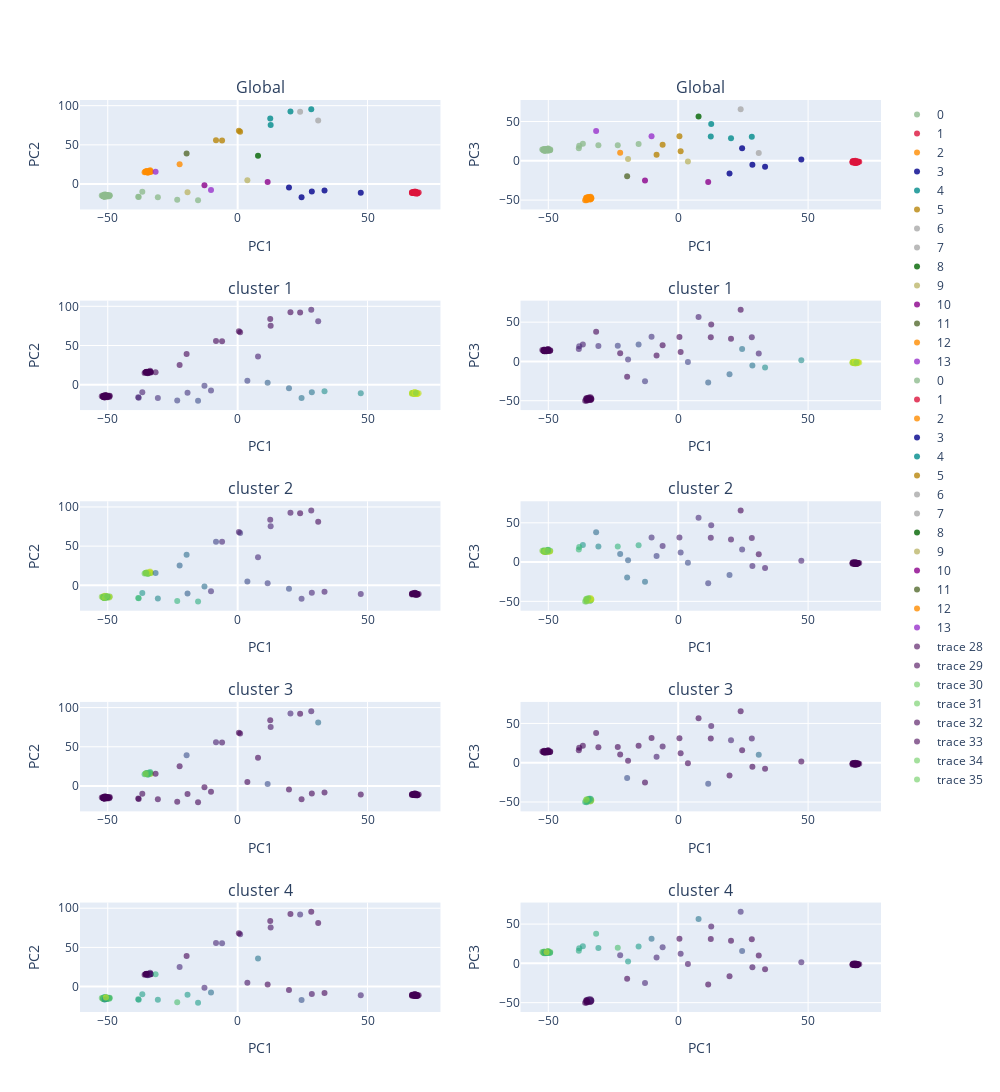

Source (notebook cell):
### Markdown cell above
#### iii. cluster visualisation.

The function `MAC_process` performs dimensionality reduction on the _MS profiles_ extracted across local windows. _MS profiles_ are clustered (PCA + Mean Shift). 

Feature-wise, MS profiles contain the normalized probability of individual accessions towards window-level genetic clusters. We average MS_profiles by group. 

Below, the principal coordinates of Dr on the entire data sets are used to convey the ID of _MS profile_ features.

First the labels from the full set clustering are replotted.

### Code cell
from plotly import tools
from structure_tools.mstutorial_tools import KDE_pca

KDE_pca(feats= feats,Cameo= Cameo,label_vector= labels1,Subset= Subset, 
       Col_vec= PCA_color_ref)

### Figure 1 — Plotly figure (JSON) as saved in the notebook; plotly's stock layout.template omitted (floating-point values rounded to 4 significant figures; data arrays with more than 128 entries replaced by an {"elided": "..."} marker saying what was removed)
{"data": [{"marker": {"color": "darkseagreen", "line": {"width": 0}, "opacity": 0.8, "size": 6, "symbol": "circle"}, "mode": "markers", "name": "0", "type": "scatter", "x": [-50.93, -50.12, -51.79, -50.19, -50.83, -51.43, -51.28, -51.61, -49.25, -50.67, -50.85, -49.35, -50.93, -51.47, -51.26, -50.62, -51.79, -51.22, -50.08, -51.3, -51.49, -51.57, -50.14, -50.28, -50.72, -49.99, -50.06, -50.8, -49.39, -51.83, -52.31, -51.13, -50.6, -51.6, -51.51, -51.82, -50.68, -51.19, -50.17, -50.72, -23.26, -36.7, -30.72, -38.1, -15.25, -38.26], "xaxis": "x", "y": [-15.27, -15.34, -15.58, -14.34, -14.78, -15.55, -13.39, -15.74, -14.22, -14.27, -14.35, -14.62, -13.52, -16.0, -15.02, -14.32, -14.7, -15.4, -15.06, -14.53, -14.29, -15.23, -15.9, -15.22, -13.96, -14.51, -15.06, -14.61, -15.58, -15.16, -14.64, -16.16, -15.31, -14.65, -15.72, -14.56, -14.08, -16.34, -13.96, -13.81, -20.09, -9.797, -16.9, -16.67, -20.66, -16.13], "yaxis": "y"}, {"marker": {"color": "crimson", "line": {"width": 0}, "opacity": 0.8, "size": 6, "symbol": "circle"}, "mode": "markers", "name": "1", "type": "scatter", "x": [67.65, 68.88, 69.12, 68.48, 68.26, 68.97, 68.31, 68.32, 68.04, 67.09, 68.0, 67.91, 68.14, 68.49, 67.64, 68.53, 68.12, 69.68, 67.45, 68.55, 67.14, 68.86, 68.36, 67.27, 68.49, 67.65, 67.13, 68.76, 68.08, 67.6, 69.12, 68.11, 68.78, 69.01, 68.08, 69.24, 67.97, 68.18, 68.96, 68.54], "xaxis": "x", "y": [-10.43, -10.92, -11.97, -11.32, -9.388, -11.51, -11.87, -11.07, -10.04, -11.6, -10.84, -11.57, -11.68, -10.64, -11.21, -10.84, -11.1, -10.95, -10.68, -11.29, -10.53, -11.36, -10.24, -11.24, -11.42, -10.99, -10.66, -10.35, -10.97, -10.47, -11.04, -10.38, -12.01, -10.82, -11.47, -11.71, -11.2, -10.96, -11.25, -10.79], "yaxis": "y"}, {"marker": {"color": "darkorange", "line": {"width": 0}, "opacity": 0.8, "size": 6, "symbol": "circle"}, "mode": "markers", "name": "2", "type": "scatter", "x": [-34.27, -33.7, -33.56, -34.23, -34.58, -35.83, -33.96, -33.4, -33.71, -35.02, -34.69, -34.35, -33.57, -35.23, -34.63, -35.07, -34.79, -35.26, -35.32, -35.47], "xaxis": "x", "y": [16.03, 16.52, 15.7, 15.07, 15.34, 14.99, 15.88, 15.61, 17.7, 15.76, 15.03, 16.36, 16.05, 16.16, 14.44, 16.45, 16.04, 15.5, 15.77, 15.7], "yaxis": "y"}, {"marker": {"color": "darkblue", "line": {"width": 0}, "opacity": 0.8, "size": 6, "symbol": "circle"}, "mode": "markers", "name": "3", "type": "scatter", "x": [47.39, 28.56, 33.43, 24.6, 19.75], "xaxis": "x", "y": [-11.07, -9.611, -8.332, -17.01, -4.481], "yaxis": "y"}, {"marker": {"color": "darkcyan", "line": {"width": 0}, "opacity": 0.8, "size": 6, "symbol": "circle"}, "mode": "markers", "name": "4", "type": "scatter", "x": [20.32, 12.7, 12.54, 28.33], "xaxis": "x", "y": [92.58, 75.26, 83.69, 95.47], "yaxis": "y"}, {"marker": {"color": "darkgoldenrod", "line": {"width": 0}, "opacity": 0.8, "size": 6, "symbol": "circle"}, "mode": "markers", "name": "5", "type": "scatter", "x": [0.9393, -8.325, -6.001, 0.4727], "xaxis": "x", "y": [66.82, 55.72, 55.45, 68.02], "yaxis": "y"}, {"marker": {"color": "darkgray", "line": {"width": 0}, "opacity": 0.8, "size": 6, "symbol": "circle"}, "mode": "markers", "name": "6", "type": "scatter", "x": [31.0], "xaxis": "x", "y": [81.1], "yaxis": "y"}, {"marker": {"color": "darkgrey", "line": {"width": 0}, "opacity": 0.8, "size": 6, "symbol": "circle"}, "mode": "markers", "name": "7", "type": "scatter", "x": [24.04], "xaxis": "x", "y": [92.12], "yaxis": "y"}, {"marker": {"color": "darkgreen", "line": {"width": 0}, "opacity": 0.8, "size": 6, "symbol": "circle"}, "mode": "markers", "name": "8", "type": "scatter", "x": [7.837], "xaxis": "x", "y": [35.95], "yaxis": "y"}, {"marker": {"color": "darkkhaki", "line": {"width": 0}, "opacity": 0.8, "size": 6, "symbol": "circle"}, "mode": "markers", "name": "9", "type": "scatter", "x": [3.733, -19.3], "xaxis": "x", "y": [4.934, -10.38], "yaxis": "y"}, {"marker": {"color": "darkmagenta", "line": {"width": 0}, "opacity": 0.8, "size": 6, "symbol": "circle"}, "mode": "markers", "name": "10", "type": "scatter", "x": [11.54, -12.78], "xaxis": "x", "y": [2.54, -1.504], "yaxis": "y"}, {"marker": {"color": "darkolivegreen", "line": {"width": 0}, "opacity": 0.8, "size": 6, "symbol": "circle"}, "mode": "markers", "name": "11", "type": "scatter", "x": [-19.66], "xaxis": "x", "y": [39.06], "yaxis": "y"}, {"marker": {"color": "darkorange", "line": {"width": 0}, "opacity": 0.8, "size": 6, "symbol": "circle"}, "mode": "markers", "name": "12", "type": "scatter", "x": [-22.35], "xaxis": "x", "y": [25.15], "yaxis": "y"}, {"marker": {"color": "darkorchid", "line": {"width": 0}, "opacity": 0.8, "size": 6, "symbol": "circle"}, "mode": "markers", "name": "13", "type": "scatter", "x": [-10.26, -31.59], "xaxis": "x", "y": [-7.492, 15.7], "yaxis": "y"}, {"marker": {"color": "darkseagreen", "line": {"width": 0}, "opacity": 0.8, "size": 6, "symbol": "circle"}, "mode": "markers", "name": "0", "type": "scatter", "x": [-50.93, -50.12, -51.79, -50.19, -50.83, -51.43, -51.28, -51.61, -49.25, -50.67, -50.85, -49.35, -50.93, -51.47, -51.26, -50.62, -51.79, -51.22, -50.08, -51.3, -51.49, -51.57, -50.14, -50.28, -50.72, -49.99, -50.06, -50.8, -49.39, -51.83, -52.31, -51.13, -50.6, -51.6, -51.51, -51.82, -50.68, -51.19, -50.17, -50.72, -23.26, -36.7, -30.72, -38.1, -15.25, -38.26], "xaxis": "x2", "y": [13.64, 14.47, 14.49, 13.78, 14.0, 13.69, 14.42, 14.02, 14.4, 13.08, 13.99, 13.52, 12.98, 13.1, 13.54, 14.85, 13.6, 14.01, 13.23, 14.13, 13.34, 12.96, 15.41, 14.65, 14.28, 13.26, 15.76, 14.02, 13.65, 14.01, 14.45, 13.54, 14.27, 15.1, 14.18, 13.36, 14.36, 14.1, 14.64, 14.11, 19.88, 21.68, 19.71, 19.19, 21.47, 15.98], "yaxis": "y2"}, {"marker": {"color": "crimson", "line": {"width": 0}, "opacity": 0.8, "size": 6, "symbol": "circle"}, "mode": "markers", "name": "1", "type": "scatter", "x": [67.65, 68.88, 69.12, 68.48, 68.26, 68.97, 68.31, 68.32, 68.04, 67.09, 68.0, 67.91, 68.14, 68.49, 67.64, 68.53, 68.12, 69.68, 67.45, 68.55, 67.14, 68.86, 68.36, 67.27, 68.49, 67.65, 67.13, 68.76, 68.08, 67.6, 69.12, 68.11, 68.78, 69.01, 68.08, 69.24, 67.97, 68.18, 68.96, 68.54], "xaxis": "x2", "y": [-1.953, -2.412, -1.338, -1.727, -1.477, -1.804, -2.367, -0.9744, -2.477, -2.099, -1.583, -2.111, -1.323, -1.788, -1.34, -1.414, -1.994, -1.267, -0.2605, -0.752, -1.431, -1.445, -1.957, -1.058, -1.697, -0.7982, -0.6563, -2.073, -1.337, -2.093, -1.099, -1.421, -1.743, -1.358, -1.848, -1.055, -1.132, 0.06116, -1.067, -1.229], "yaxis": "y2"}, {"marker": {"color": "darkorange", "line": {"width": 0}, "opacity": 0.8, "size": 6, "symbol": "circle"}, "mode": "markers", "name": "2", "type": "scatter", "x": [-34.27, -33.7, -33.56, -34.23, -34.58, -35.83, -33.96, -33.4, -33.71, -35.02, -34.69, -34.35, -33.57, -35.23, -34.63, -35.07, -34.79, -35.26, -35.32, -35.47], "xaxis": "x2", "y": [-48.15, -49.0, -47.1, -45.96, -47.89, -50.07, -49.2, -47.66, -45.69, -47.33, -48.07, -47.58, -47.98, -48.91, -46.1, -48.54, -49.26, -46.64, -50.16, -47.43], "yaxis": "y2"}, {"marker": {"color": "darkblue", "line": {"width": 0}, "opacity": 0.8, "size": 6, "symbol": "circle"}, "mode": "markers", "name": "3", "type": "scatter", "x": [47.39, 28.56, 33.43, 24.6, 19.75], "xaxis": "x2", "y": [1.574, -5.098, -7.564, 15.87, -16.28], "yaxis": "y2"}, {"marker": {"color": "darkcyan", "line": {"width": 0}, "opacity": 0.8, "size": 6, "symbol": "circle"}, "mode": "markers", "name": "4", "type": "scatter", "x": [20.32, 12.7, 12.54, 28.33], "xaxis": "x2", "y": [28.77, 46.89, 30.9, 30.72], "yaxis": "y2"}, {"marker": {"color": "darkgoldenrod", "line": {"width": 0}, "opacity": 0.8, "size": 6, "symbol": "circle"}, "mode": "markers", "name": "5", "type": "scatter", "x": [0.9393, -8.325, -6.001, 0.4727], "xaxis": "x2", "y": [12.11, 7.601, 20.6, 31.24], "yaxis": "y2"}, {"marker": {"color": "darkgray", "line": {"width": 0}, "opacity": 0.8, "size": 6, "symbol": "circle"}, "mode": "markers", "name": "6", "type": "scatter", "x": [31.0], "xaxis": "x2", "y": [10.02], "yaxis": "y2"}, {"marker": {"color": "darkgrey", "line": {"width": 0}, "opacity": 0.8, "size": 6, "symbol": "circle"}, "mode": "markers", "name": "7", "type": "scatter", "x": [24.04], "xaxis": "x2", "y": [65.66], "yaxis": "y2"}, {"marker": {"color": "darkgreen", "line": {"width": 0}, "opacity": 0.8, "size": 6, "symbol": "circle"}, "mode": "markers", "name": "8", "type": "scatter", "x": [7.837], "xaxis": "x2", "y": [56.49], "yaxis": "y2"}, {"marker": {"color": "darkkhaki", "line": {"width": 0}, "opacity": 0.8, "size": 6, "symbol": "circle"}, "mode": "markers", "name": "9", "type": "scatter", "x": [3.733, -19.3], "xaxis": "x2", "y": [-0.7326, 2.372], "yaxis": "y2"}, {"marker": {"color": "darkmagenta", "line": {"width": 0}, "opacity": 0.8, "size": 6, "symbol": "circle"}, "mode": "markers", "name": "10", "type": "scatter", "x": [11.54, -12.78], "xaxis": "x2", "y": [-26.85, -25.09], "yaxis": "y2"}, {"marker": {"color": "darkolivegreen", "line": {"width": 0}, "opacity": 0.8, "size": 6, "symbol": "circle"}, "mode": "markers", "name": "11", "type": "scatter", "x": [-19.66], "xaxis": "x2", "y": [-19.5], "yaxis": "y2"}, {"marker": {"color": "darkorange", "line": {"width": 0}, "opacity": 0.8, "size": 6, "symbol": "circle"}, "mode": "markers", "name": "12", "type": "scatter", "x": [-22.35], "xaxis": "x2", "y": [10.41], "yaxis": "y2"}, {"marker": {"color": "darkorchid", "line": {"width": 0}, "opacity": 0.8, "size": 6, "symbol": "circle"}, "mode": "markers", "name": "13", "type": "scatter", "x": [-10.26, -31.59], "xaxis": "x2", "y": [31.37, 37.85], "yaxis": "y2"}, {"marker": {"color": {"elided": "130 float values"}, "colorscale": [[0, "#440154"], [0.1111, "#482878"], [0.2222, "#3e4989"], [0.3333, "#31688e"], [0.4444, "#26828e"], [0.5556, "#1f9e89"], [0.6667, "#35b779"], [0.7778, "#6ece58"], [0.8889, "#b5de2b"], [1, "#fde725"]], "line": {"width": 0}, "opacity": 0.6, "size": 6, "symbol": "circle"}, "mode": "markers", "type": "scatter", "x": {"elided": "130 float values"}, "xaxis": "x3", "y": {"elided": "130 float values"}, "yaxis": "y3"}, {"marker": {"color": {"elided": "130 float values"}, "colorscale": [[0, "#440154"], [0.1111, "#482878"], [0.2222, "#3e4989"], [0.3333, "#31688e"], [0.4444, "#26828e"], [0.5556, "#1f9e89"], [0.6667, "#35b779"], [0.7778, "#6ece58"], [0.8889, "#b5de2b"], [1, "#fde725"]], "line": {"width": 0}, "opacity": 0.6, "size": 6, "symbol": "circle"}, "mode": "markers", "type": "scatter", "x": {"elided": "130 float values"}, "xaxis": "x4", "y": {"elided": "130 float values"}, "yaxis": "y4"}, {"marker": {"color": {"elided": "130 float values"}, "colorscale": [[0, "#440154"], [0.1111, "#482878"], [0.2222, "#3e4989"], [0.3333, "#31688e"], [0.4444, "#26828e"], [0.5556, "#1f9e89"], [0.6667, "#35b779"], [0.7778, "#6ece58"], [0.8889, "#b5de2b"], [1, "#fde725"]], "line": {"width": 0}, "opacity": 0.6, "size": 6, "symbol": "circle"}, "mode": "markers", "type": "scatter", "x": {"elided": "130 float values"}, "xaxis": "x5", "y": {"elided": "130 float values"}, "yaxis": "y5"}, {"marker": {"color": {"elided": "130 float values"}, "colorscale": [[0, "#440154"], [0.1111, "#482878"], [0.2222, "#3e4989"], [0.3333, "#31688e"], [0.4444, "#26828e"], [0.5556, "#1f9e89"], [0.6667, "#35b779"], [0.7778, "#6ece58"], [0.8889, "#b5de2b"], [1, "#fde725"]], "line": {"width": 0}, "opacity": 0.6, "size": 6, "symbol": "circle"}, "mode": "markers", "type": "scatter", "x": {"elided": "130 float values"}, "xaxis": "x6", "y": {"elided": "130 float values"}, "yaxis": "y6"}, {"marker": {"color": {"elided": "130 float values"}, "colorscale": [[0, "#440154"], [0.1111, "#482878"], [0.2222, "#3e4989"], [0.3333, "#31688e"], [0.4444, "#26828e"], [0.5556, "#1f9e89"], [0.6667, "#35b779"], [0.7778, "#6ece58"], [0.8889, "#b5de2b"], [1, "#fde725"]], "line": {"width": 0}, "opacity": 0.6, "size": 6, "symbol": "circle"}, "mode": "markers", "type": "scatter", "x": {"elided": "130 float values"}, "xaxis": "x7", "y": {"elided": "130 float values"}, "yaxis": "y7"}, {"marker": {"color": {"elided": "130 float values"}, "colorscale": [[0, "#440154"], [0.1111, "#482878"], [0.2222, "#3e4989"], [0.3333, "#31688e"], [0.4444, "#26828e"], [0.5556, "#1f9e89"], [0.6667, "#35b779"], [0.7778, "#6ece58"], [0.8889, "#b5de2b"], [1, "#fde725"]], "line": {"width": 0}, "opacity": 0.6, "size": 6, "symbol": "circle"}, "mode": "markers", "type": "scatter", "x": {"elided": "130 float values"}, "xaxis": "x8", "y": {"elided": "130 float values"}, "yaxis": "y8"}, {"marker": {"color": {"elided": "130 float values"}, "colorscale": [[0, "#440154"], [0.1111, "#482878"], [0.2222, "#3e4989"], [0.3333, "#31688e"], [0.4444, "#26828e"], [0.5556, "#1f9e89"], [0.6667, "#35b779"], [0.7778, "#6ece58"], [0.8889, "#b5de2b"], [1, "#fde725"]], "line": {"width": 0}, "opacity": 0.6, "size": 6, "symbol": "circle"}, "mode": "markers", "type": "scatter", "x": {"elided": "130 float values"}, "xaxis": "x9", "y": {"elided": "130 float values"}, "yaxis": "y9"}, {"marker": {"color": {"elided": "130 float values"}, "colorscale": [[0, "#440154"], [0.1111, "#482878"], [0.2222, "#3e4989"], [0.3333, "#31688e"], [0.4444, "#26828e"], [0.5556, "#1f9e89"], [0.6667, "#35b779"], [0.7778, "#6ece58"], [0.8889, "#b5de2b"], [1, "#fde725"]], "line": {"width": 0}, "opacity": 0.6, "size": 6, "symbol": "circle"}, "mode": "markers", "type": "scatter", "x": {"elided": "130 float values"}, "xaxis": "x10", "y": {"elided": "130 float values"}, "yaxis": "y10"}], "layout": {"annotations": [{"font": {"size": 16}, "showarrow": false, "text": "Global", "x": 0.225, "xanchor": "center", "xref": "paper", "y": 1, "yanchor": "bottom", "yref": "paper"}, {"font": {"size": 16}, "showarrow": false, "text": "Global", "x": 0.775, "xanchor": "center", "xref": "paper", "y": 1, "yanchor": "bottom", "yref": "paper"}, {"font": {"size": 16}, "showarrow": false, "text": "cluster 1", "x": 0.225, "xanchor": "center", "xref": "paper", "y": 0.78, "yanchor": "bottom", "yref": "paper"}, {"font": {"size": 16}, "showarrow": false, "text": "cluster 1", "x": 0.775, "xanchor": "center", "xref": "paper", "y": 0.78, "yanchor": "bottom", "yref": "paper"}, {"font": {"size": 16}, "showarrow": false, "text": "cluster 2", "x": 0.225, "xanchor": "center", "xref": "paper", "y": 0.56, "yanchor": "bottom", "yref": "paper"}, {"font": {"size": 16}, "showarrow": false, "text": "cluster 2", "x": 0.775, "xanchor": "center", "xref": "paper", "y": 0.56, "yanchor": "bottom", "yref": "paper"}, {"font": {"size": 16}, "showarrow": false, "text": "cluster 3", "x": 0.225, "xanchor": "center", "xref": "paper", "y": 0.34, "yanchor": "bottom", "yref": "paper"}, {"font": {"size": 16}, "showarrow": false, "text": "cluster 3", "x": 0.775, "xanchor": "center", "xref": "paper", "y": 0.34, "yanchor": "bottom", "yref": "paper"}, {"font": {"size": 16}, "showarrow": false, "text": "cluster 4", "x": 0.225, "xanchor": "center", "xref": "paper", "y": 0.12, "yanchor": "bottom", "yref": "paper"}, {"font": {"size": 16}, "showarrow": false, "text": "cluster 4", "x": 0.775, "xanchor": "center", "xref": "paper", "y": 0.12, "yanchor": "bottom", "yref": "paper"}], "height": 2000, "width": 1000, "xaxis": {"anchor": "y", "domain": [0, 0.45], "title": {"text": "PC1"}}, "xaxis10": {"anchor": "y10", "domain": [0.55, 1], "title": {"text": "PC1"}}, "xaxis2": {"anchor": "y2", "domain": [0.55, 1], "title": {"text": "PC1"}}, "xaxis3": {"anchor": "y3", "domain": [0, 0.45], "title": {"text": "PC1"}}, "xaxis4": {"anchor": "y4", "domain": [0.55, 1], "title": {"text": "PC1"}}, "xaxis5": {"anchor": "y5", "domain": [0, 0.45], "title": {"text": "PC1"}}, "xaxis6": {"anchor": "y6", "domain": [0.55, 1], "title": {"text": "PC1"}}, "xaxis7": {"anchor": "y7", "domain": [0, 0.45], "title": {"text": "PC1"}}, "xaxis8": {"anchor": "y8", "domain": [0.55, 1], "title": {"text": "PC1"}}, "xaxis9": {"anchor": "y9", "domain": [0, 0.45], "title": {"text": "PC1"}}, "yaxis": {"anchor": "x", "domain": [0.88, 1], "title": {"text": "PC2"}}, "yaxis10": {"anchor": "x10", "domain": [0, 0.12], "title": {"text": "PC3"}}, "yaxis2": {"anchor": "x2", "domain": [0.88, 1], "title": {"text": "PC3"}}, "yaxis3": {"anchor": "x3", "domain": [0.66, 0.78], "title": {"text": "PC2"}}, "yaxis4": {"anchor": "x4", "domain": [0.66, 0.78], "title": {"text": "PC3"}}, "yaxis5": {"anchor": "x5", "domain": [0.44, 0.56], "title": {"text": "PC2"}}, "yaxis6": {"anchor": "x6", "domain": [0.44, 0.56], "title": {"text": "PC3"}}, "yaxis7": {"anchor": "x7", "domain": [0.22, 0.34], "title": {"text": "PC2"}}, "yaxis8": {"anchor": "x8", "domain": [0.22, 0.34], "title": {"text": "PC3"}}, "yaxis9": {"anchor": "x9", "domain": [0, 0.12], "title": {"text": "PC2"}}}}
